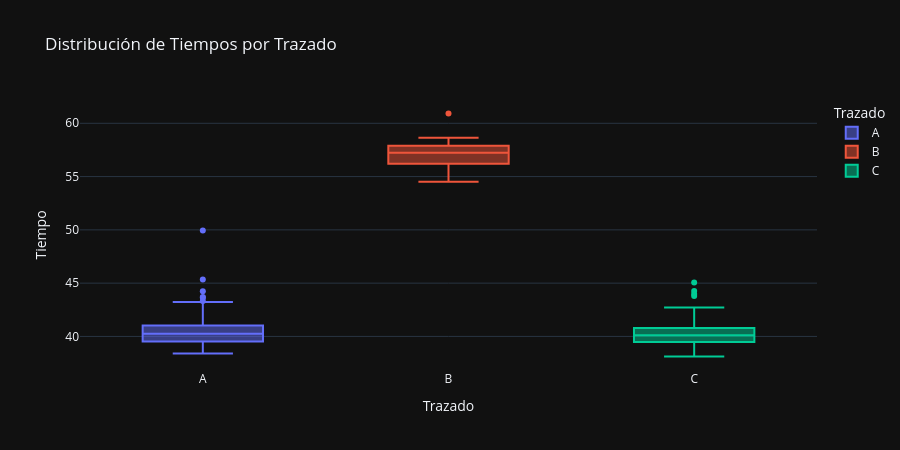

Notebook source saved alongside this figure:
### Code cell
fig4 = px.box(
    df_long,
    x='Trazado', y='Tiempo',
    color='Trazado',
    title='Distribución de Tiempos por Trazado',
    points='outliers'
)
fig4.update_layout(height=450)
fig4.show()

### Figure 1 — Plotly figure (JSON) as saved in the notebook; plotly's stock layout.template omitted (floating-point values rounded to 4 significant figures)
{"data": [{"alignmentgroup": "True", "boxpoints": "outliers", "hovertemplate": "Trazado=%{x}<br>Tiempo=%{y}<extra></extra>", "legendgroup": "A", "marker": {"color": "#636efa"}, "name": "A", "notched": false, "offsetgroup": "A", "orientation": "v", "showlegend": true, "type": "box", "x": ["A", "A", "A", "A", "A", "A", "A", "A", "A", "A", "A", "A", "A", "A", "A", "A", "A", "A", "A", "A", "A", "A", "A", "A", "A", "A", "A", "A", "A", "A", "A", "A", "A", "A", "A", "A", "A", "A", "A", "A", "A", "A", "A", "A", "A", "A", "A", "A", "A", "A", "A", "A", "A", "A", "A", "A", "A", "A", "A", "A", "A", "A", "A", "A", "A", "A", "A", "A", "A", "A", "A", "A", "A", "A", "A", "A", "A", "A", "A", "A", "A", "A", "A", "A", "A", "A", "A", "A", "A", "A", "A", "A", "A", "A", "A"], "x0": " ", "xaxis": "x", "y": [39.14, 38.84, 39.52, 39.49, 39.93, 41.99, 39.53, 39.32, 39.23, 39.7, 39.92, 40.3, 39.39, 39.51, 40.24, 39.34, 42.71, 40.49, 39.59, 39.43, 41.85, 43.62, 40.64, 40.35, 43.33, 40.31, 44.23, 49.94, 40.31, 39.99, 40.42, 39.6, 39.11, 39.39, 39.97, 39.84, 43.23, 38.98, 39.13, 40.45, 39.43, 39.7, 41.19, 42.79, 43.69, 41.98, 40.99, 41.05, 41.34, 42.39, 39.0, 39.11, 40.27, 39.19, 39.77, 41.44, 38.4, 39.58, 39.97, 40.86, 41.4, 38.82, 39.53, 40.79, 39.65, 40.55, 39.99, 41.31, 45.34, 39.33, 40.24, 39.6, 41.19, 38.56, 39.87, 40.6, 40.02, 41.25, 42.66, 42.2, 40.45, 39.93, 40.89, 40.6, 41.3, 40.74, 40.63, 40.86, 38.95, 39.45, 40.39, 39.89, 40.12, 40.31, 40.33], "y0": " ", "yaxis": "y"}, {"alignmentgroup": "True", "boxpoints": "outliers", "hovertemplate": "Trazado=%{x}<br>Tiempo=%{y}<extra></extra>", "legendgroup": "B", "marker": {"color": "#EF553B"}, "name": "B", "notched": false, "offsetgroup": "B", "orientation": "v", "showlegend": true, "type": "box", "x": ["B", "B", "B", "B", "B", "B", "B", "B", "B", "B", "B", "B", "B", "B", "B"], "x0": " ", "xaxis": "x", "y": [55.09, 54.51, 56.72, 55.15, 58.65, 56.97, 57.94, 56.23, 56.2, 57.24, 57.6, 57.69, 57.87, 57.9, 60.92], "y0": " ", "yaxis": "y"}, {"alignmentgroup": "True", "boxpoints": "outliers", "hovertemplate": "Trazado=%{x}<br>Tiempo=%{y}<extra></extra>", "legendgroup": "C", "marker": {"color": "#00cc96"}, "name": "C", "notched": false, "offsetgroup": "C", "orientation": "v", "showlegend": true, "type": "box", "x": ["C", "C", "C", "C", "C", "C", "C", "C", "C", "C", "C", "C", "C", "C", "C", "C", "C", "C", "C", "C", "C", "C", "C", "C", "C", "C", "C", "C", "C", "C", "C", "C", "C", "C", "C", "C", "C", "C", "C", "C", "C", "C", "C", "C", "C", "C", "C", "C", "C", "C", "C", "C", "C", "C", "C", "C", "C", "C", "C", "C", "C", "C", "C", "C", "C", "C", "C", "C", "C", "C"], "x0": " ", "xaxis": "x", "y": [38.12, 40.21, 39.25, 40.12, 39.61, 39.82, 42.47, 39.94, 40.63, 40.06, 40.11, 40.23, 40.47, 40.5, 40.76, 40.81, 41.06, 42.73, 45.07, 38.69, 39.22, 39.87, 39.57, 39.79, 39.66, 39.74, 39.95, 40.36, 41.06, 41.32, 41.69, 43.97, 38.92, 39.35, 39.47, 39.35, 39.43, 39.72, 40.71, 40.32, 42.37, 38.67, 40.18, 40.19, 39.58, 41.09, 44.27, 41.49, 38.31, 38.99, 39.49, 39.64, 40.37, 40.55, 40.8, 39.15, 39.95, 39.35, 40.69, 39.48, 39.3, 41.61, 39.42, 40.48, 38.76, 39.61, 40.12, 43.79, 41.59, 41.01], "y0": " ", "yaxis": "y"}], "layout": {"boxmode": "overlay", "height": 450, "legend": {"title": {"text": "Trazado"}, "tracegroupgap": 0}, "title": {"text": "Distribución de Tiempos por Trazado"}, "xaxis": {"anchor": "y", "categoryarray": ["A", "B", "C"], "categoryorder": "array", "domain": [0, 1], "title": {"text": "Trazado"}}, "yaxis": {"anchor": "x", "domain": [0, 1], "title": {"text": "Tiempo"}}}}
